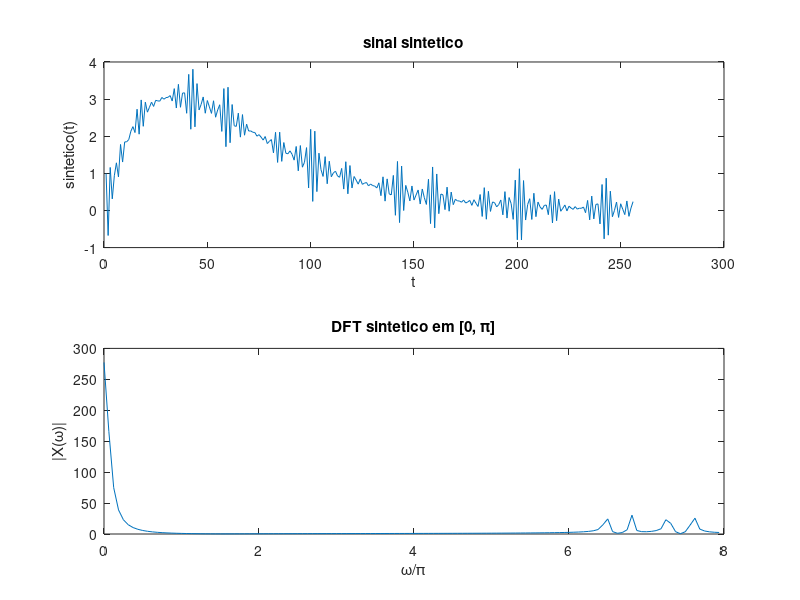
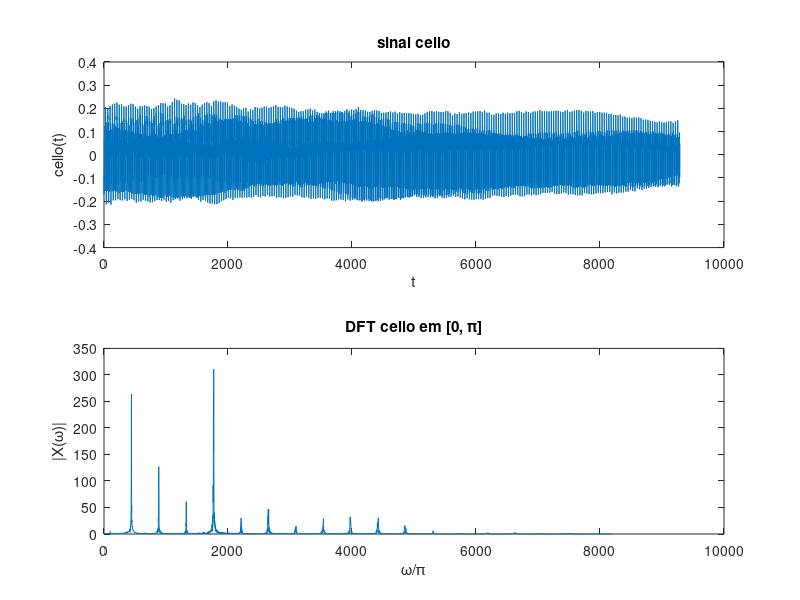
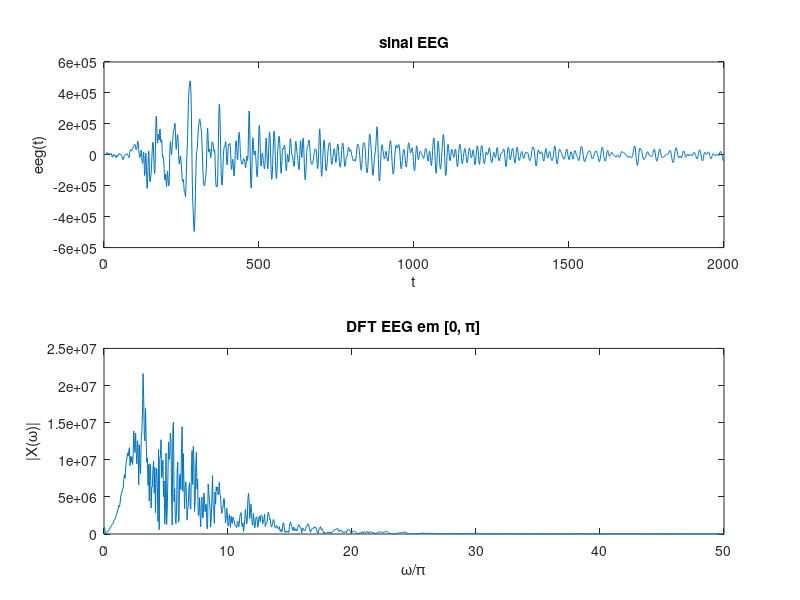

Write MATLAB code to recreate these figures, in order.
%% Inicialização do ambiente
clear ; close all; clc

%% Exercício 2
sintetico_data = fopen('sintetico.csv');
sintetico = textscan(sintetico_data, '%f', 'Delimiter', ',');
sintetico = sintetico{1,1};
fclose(sintetico_data);
cello = importdata('cello.mat');
EEG = importdata('EEG.mat');
EEG = EEG';

% sinal sintetico
Ls = length(sintetico);
Ts = 0.125;
Fs = 1/Ts;
Fs_vector = (0:Ls/2-1)/(Ls/2) * Fs;

% sinal cello
Lc = length(cello.x);
Tc = cello.dt;
Fc = 1/Tc;
Fc_vector = (0:Lc/2-1)/(Lc/2) * Fc;

% sinal EEG
Le = length(EEG);
Fe = 100;
Fe_vector = (1:Le/2-1)/(Le/2) * Fe/2;

figure(1)

subplot(2,1,1)
plot(sintetico);
xlabel('t'), ylabel('sintetico(t)'), title('sinal sintetico');

subplot(2,1,2)
DFT_synth = fft(sintetico, Ls);
DFT_synth_pi = DFT_synth(1 : (Ls)/2);
plot(Fs_vector, abs(DFT_synth_pi))
xlabel('\omega/\pi'), ylabel('|X(\omega)|'), title('DFT sintetico em [0, \pi]')

figure(2)

subplot(2,1,1)
plot(cello.x);
xlabel('t'), ylabel('cello(t)'), title('sinal cello');

subplot(2,1,2)
DFT_cello = fft(cello.x, Lc);
DFT_cello_pi = DFT_cello(1 : (Lc)/2);
plot(Fc_vector, abs(DFT_cello_pi))
xlabel('\omega/\pi'), ylabel('|X(\omega)|'), title('DFT cello em [0, \pi]')

figure(3)

subplot(2,1,1)
plot(EEG);
xlabel('t'), ylabel('eeg(t)'), title('sinal EEG');

subplot(2,1,2)
DFT_EEG = fft(EEG, Le-1);
DFT_EEG_pi = DFT_EEG(1 : (Le-1)/2);
plot(Fe_vector, abs(DFT_EEG_pi))
xlabel('\omega/\pi'), ylabel('|X(\omega)|'), title('DFT EEG em [0, \pi]')


function f = X(N, inicio, fim)
f = (0:(1/N):(1 - 1/N))*(fim-inicio)+inicio;
end